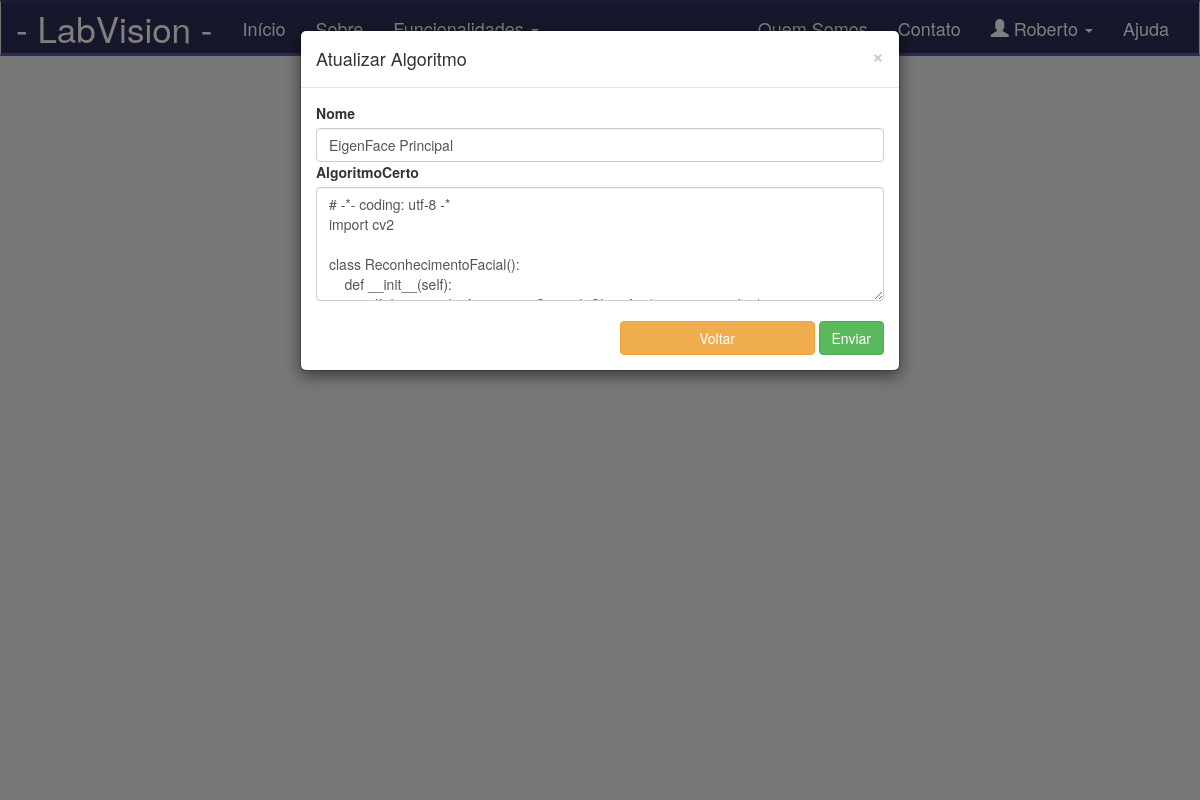
The app's page /atualizar-algoritmo/1 (signed in), older data.
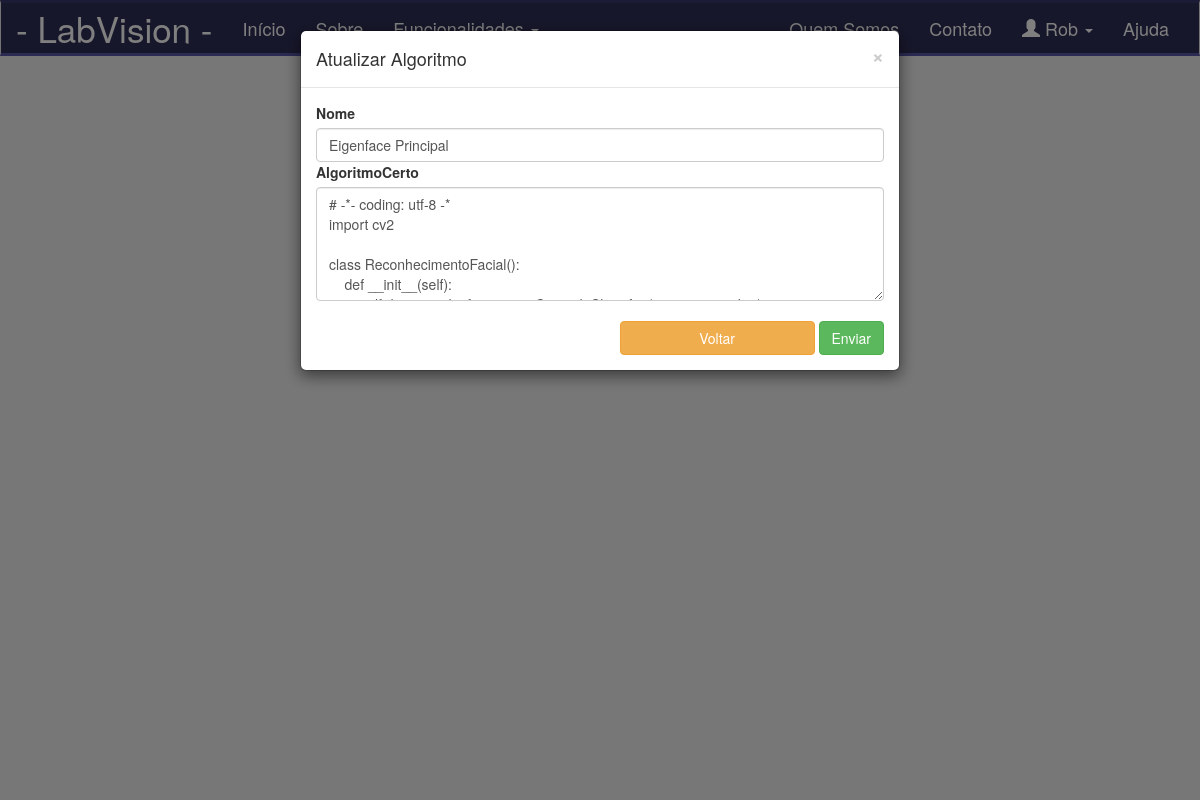
The same page, newer data.
### app/models/tables.py (models this page shows, shortened)
class Pessoa(db.Model):
    __tablename__ = "pessoas"
    id = db.Column(db.Integer, primary_key=True)
    nome = db.Column(db.String(50))

class Algoritmo(db.Model):
    __tablename__ = "algoritmos"
    id = db.Column(db.Integer, primary_key=True)
    nome = db.Column(db.String(20))
    algoritmo = db.Column(db.Text)
    usuario = db.Column(db.Integer, db.ForeignKey('usuarios.id'))

### app/controllers/default.py (the view, shortened to what this page needs)
@app.route('/atualizar-algoritmo/<int:id>', methods=['GET', 'POST'])
def atualizar_algoritmo(id=None):
    if not current_user.get_id():
        return redirect(url_for('login'))
    if id!=None and request.method=="GET":
        algoritmo = Algoritmo.query.filter_by(id=id).first()
        form = CadastrarAlgoritmoForm()
        return render_template('algoritmo/atualizar-algoritmo.html', form=form, algoritmo=algoritmo)
    return redirect(url_for('listar_algoritmos'))

### app/models/forms.py
class CadastrarAlgoritmoForm(FlaskForm):
    nome = StringField("nome", validators=[DataRequired()])
    usuario = StringField("usuario", validators=[DataRequired()])
    algoritmo = StringField("algoritmo", widget=TextArea())

### app/controllers/default.py (called while the page is built)
@login_manager.user_loader
def load_user(id):
    return Usuario.query.filter_by(id=id).first()

### app/models/tables.py (called while the page is built)
    def get_id(self):
        return str(self.id)

### app/templates/algoritmo/atualizar-algoritmo.html (shortened to what this page needs)
{% include 'base/head.html' %}
{% include 'base/nav_bar.html' %}
<div id="modal" class="modal dismiss" role="dialog" data-toggle="modal">
    <div class="modal-dialog">
        <div class="modal-content">
            <div class="modal-header">
                <button type="button" class="close" data-dismiss="modal">&times;</button>
                <h4 class="modal-title">Atualizar Algoritmo</h4>
            </div>
            <div class="modal-body">
                <form action="/atualizar-algoritmo/{{ algoritmo.id }}" method="POST">
                    <label>Nome</label>
                    {{ form.nome(class="form-control", value=algoritmo.nome) }}
                    <label>AlgoritmoCerto</label>
                    <textarea class="form-control" rows="5" name="algoritmo">{{ algoritmo.algoritmo }}</textarea>
                    <br>
                    <div class="btn-meu-modal">
                        <a href="/listar-algoritmos">
                            <input class="btn btn-warning" value="Voltar">
                        </a>
                        <input class="btn btn-success" type="submit" value="Enviar">
                    </div>
                </form>
            </div>
        </div>
    </div>
</div>
{% include 'base/footer.html' %}

### app/templates/base/nav_bar.html (shortened to what this page needs)
<div class="container-nav">
    <nav class="navbar navbar-default">
        <div class="container-fluid">
            <div class="navbar-header">
                <a class="navbar-brand nav-titulo" href="/index">- LabVision -</a>
            </div>
            <div class="collapse navbar-collapse" id="navPrincipal">
                <ul class="nav navbar-nav">
                    <li>
                        <a href="/index">Início</a>
                    </li>
                    <li>
                        <a href="/sobre">Sobre</a>
                    </li>
                    <li class="dropdown">
                        <a class="dropdown-toggle" data-toggle="dropdown" href="#">
                            Funcionalidades
                        </a>
                    </li>
                </ul>
                <ul class="nav navbar-nav navbar-right">
                    <li><a href="">Quem Somos</a></li>
                    <li><a href="">Contato</a></li>
                    <li class="dropdown">
                        <a class="dropdown-toggle" data-toggle="dropdown" href="#">
                            <span class="glyphicon glyphicon-user nav-icone-perfil"></span>
                            <span class="nav-icone-perfil">{{current_user.nome}}</span>
                            <span class="caret"></span>
                        </a>
                    </li>
                    <li><a href="/ajuda">Ajuda</a></li>
                </ul>
            </div>
        </div>
    </nav>
</div>

Row changes from the older to the newer data that the page shows:
changed Pessoa: nome "Roberto" → "Rob"
changed Algoritmo: nome "EigenFace Principal" → "Eigenface Principal"
